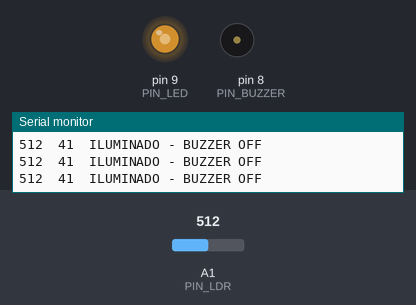
Bench run of a sketch on a simulated Arduino Uno, built with avr-gcc and run on an emulated ATmega328P. Parts: output pins drawn as LEDs (lit = HIGH), buzzer (waves = sounding), the last lines printed to the serial monitor. The inputs (shaded band) are chosen by the test bench; at power-on: A1 (PIN_LDR) = 512.

Above: at 1.2 s.
1.3 s: A1 (PIN_LDR) set to 59
At 2.1 s:
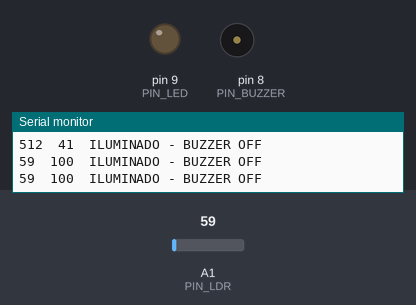
3.0 s: A1 (PIN_LDR) set to 49
At 3.3 s:
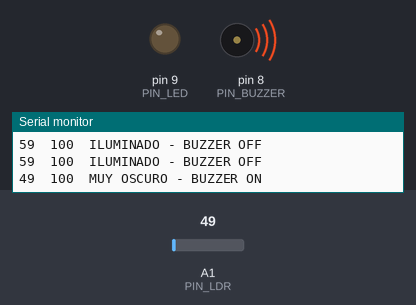
4.5 s: A1 (PIN_LDR) set to 122
At 5.7 s:
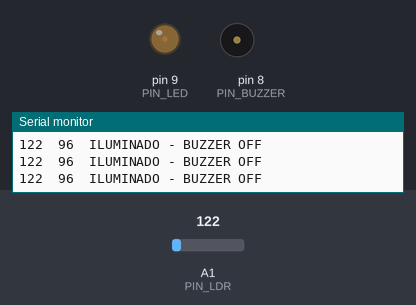
6.0 s: A1 (PIN_LDR) set to 306
At 7.1 s:
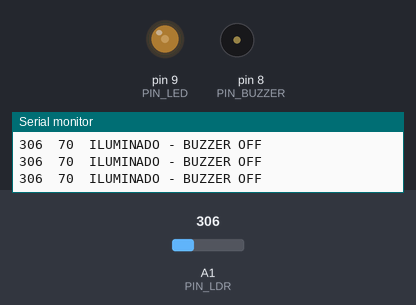
7.5 s: A1 (PIN_LDR) set to 716
At 8.3 s:
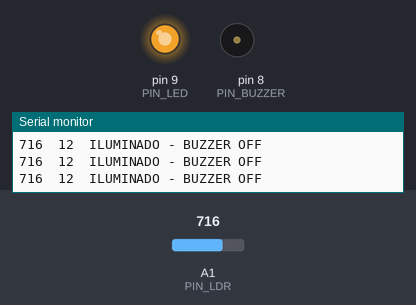
9.0 s: A1 (PIN_LDR) set to 511
At 9.6 s:
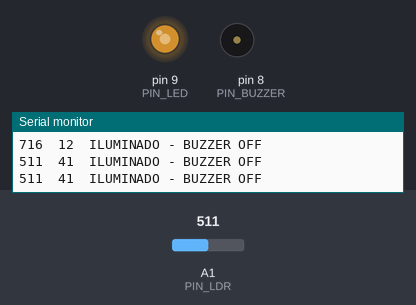
Timing chart, 0 to 11.5 s (numbered marks = the images above; inputs shaded):
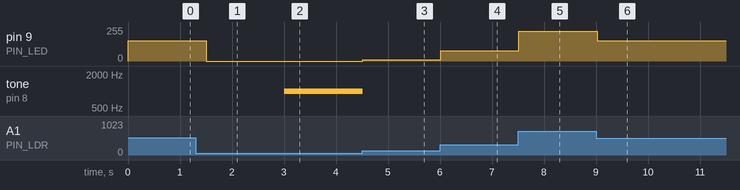

The sketch:

ejer2.ino
```cpp
// Lab04_LDR_Luz.ino

const int PIN_LDR = A1;
const int PIN_LED = 9;
const int PIN_BUZZER = 8;

const int LDR_OSCURO = 800;
const int LDR_LUZ = 100;

void setup() {
  Serial.begin(9600);

  pinMode(PIN_LED, OUTPUT);
  pinMode(PIN_BUZZER, OUTPUT);

  Serial.println("LDR_raw\tLuz%\tEstado");
}

void loop() {
  int lectura_ldr = analogRead(PIN_LDR);

  int luz_pct = map(lectura_ldr, LDR_OSCURO, LDR_LUZ, 0, 100);
  luz_pct = constrain(luz_pct, 0, 100);

  int brillo_led = map(luz_pct, 0, 100, 255, 0);
  analogWrite(PIN_LED, brillo_led);

  const char* estado;

  if (lectura_ldr > 55) {
      estado = "ILUMINADO - BUZZER OFF";
  noTone(PIN_BUZZER);

} else {

    estado = "MUY OSCURO - BUZZER ON";
  tone(PIN_BUZZER, 1000);
}

  Serial.print(lectura_ldr);
  Serial.print("\t");
  Serial.print(luz_pct);
  Serial.print("\t");
  Serial.println(estado);

  delay(300);
}
```

Measured:
- the behaviour switches between 56 and 55 on A1 (PIN_LDR) (found by bisection; images 1 and 2)
- after the input at 1.3 s, pin 9 (PIN_LED): 151/255 → 0/255 after 0.20 s
- after the input at 3.0 s, tone on pin 8 (PIN_BUZZER): silent → 1000 Hz at once
- after the input at 4.5 s, pin 9 (PIN_LED): 0/255 → 11/255 at once; tone on pin 8 (PIN_BUZZER): 1000 Hz → silent at once
- after the input at 6.0 s, pin 9 (PIN_LED): 11/255 → 77/255 at once
- after the input at 7.5 s, pin 9 (PIN_LED): 77/255 → 225/255 at once
- after the input at 9.0 s, pin 9 (PIN_LED): 225/255 → 151/255 at once
